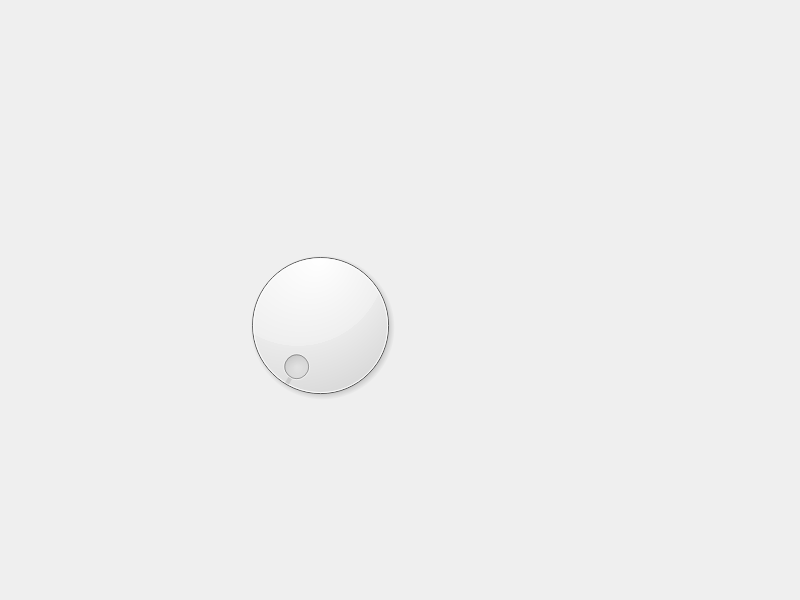
<?xml version="1.0" encoding="UTF-8"?>
<ui version="4.0">
 <class>Widget</class>
 <widget class="QWidget" name="Widget">
  <property name="geometry">
   <rect>
    <x>0</x>
    <y>0</y>
    <width>800</width>
    <height>600</height>
   </rect>
  </property>
  <property name="windowTitle">
   <string>Widget</string>
  </property>
  <widget class="QDial" name="dial">
   <property name="geometry">
    <rect>
     <x>210</x>
     <y>240</y>
     <width>221</width>
     <height>171</height>
    </rect>
   </property>
   <property name="notchesVisible">
    <bool>false</bool>
   </property>
  </widget>
 </widget>
 <resources/>
 <connections/>
</ui>
